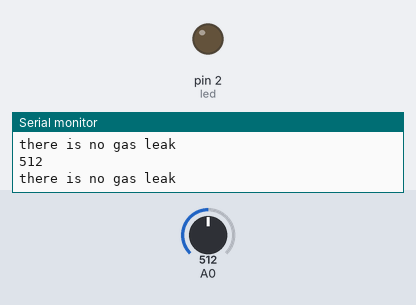
A sketch run on a simulated Arduino Uno, built with avr-gcc and run on an emulated ATmega328P. On the bench: output pins drawn as LEDs (lit = HIGH), the last lines printed to the serial monitor. The inputs (shaded band) are chosen by the test bench; at power-on: A0 = 512.

Above: at 1.2 s.
1.3 s: A0 set to 785
2.8 s: A0 set to 814
At 3.8 s:
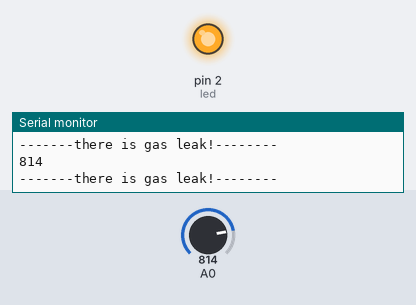
4.3 s: A0 set to 0
At 5.5 s:
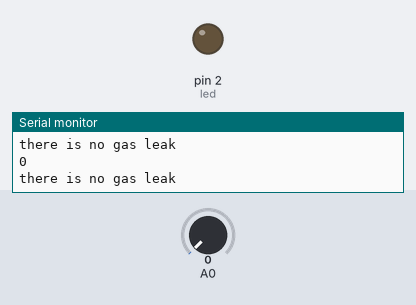
Timing chart, 0 to 7.3 s (numbered marks = the images above; inputs shaded):
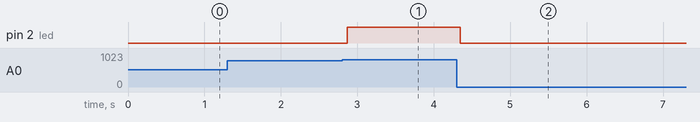

Measured:
- the behaviour switches between 800 and 801 on A0 (found by bisection; images 0 and 1)
- after the input at 2.8 s, pin 2 (led): LOW → HIGH after 0.07 s
- after the input at 4.3 s, pin 2 (led): HIGH → LOW after 0.05 s

The sketch:

MQ6.ino
```cpp
#define led 2
int analogValue = 0 ;

void setup() {
  // put your setup code here, to run once:
Serial.begin(9600);
pinMode(led, OUTPUT);
}

void loop() {
  // put your main code here, to run repeatedly:
analogValue = analogRead(A0);
Serial.println(analogValue);

if(analogValue > 800){
  Serial.println("-------there is gas leak!--------");
  digitalWrite(led ,HIGH);
}else {
  Serial.println("there is no gas leak");
  digitalWrite(led, LOW);
}
}
```
